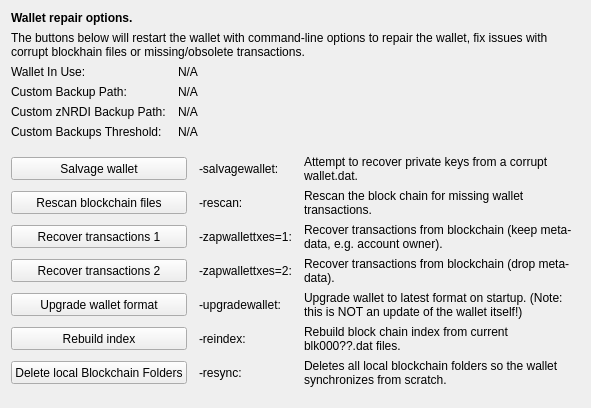
     <widget class="QWidget" name="tab_repair">
      <attribute name="title">
       <string>&amp;Wallet Repair</string>
      </attribute>
      <layout class="QGridLayout" name="gridLayout_4" columnstretch="0,0,0,0">
       <property name="horizontalSpacing">
        <number>12</number>
       </property>
       <item row="0" column="0" colspan="4">
        <widget class="QLabel" name="label_repair_header">
         <property name="font">
          <font>
           <weight>75</weight>
           <bold>true</bold>
          </font>
         </property>
         <property name="text">
          <string>Wallet repair options.</string>
         </property>
        </widget>
       </item>
       <item row="1" column="0" colspan="4">
        <widget class="QLabel" name="label_repair_helptext">
         <property name="font">
          <font>
           <weight>50</weight>
           <bold>false</bold>
          </font>
         </property>
         <property name="text">
          <string>The buttons below will restart the wallet with command-line options to repair the wallet, fix issues with corrupt blockhain files or missing/obsolete transactions.</string>
         </property>
         <property name="wordWrap">
          <bool>true</bool>
         </property>
        </widget>
       </item>
       <item row="2" column="0">
        <widget class="QLabel" name="wallet_path_label">
         <property name="text">
          <string>Wallet In Use:</string>
         </property>
        </widget>
       </item>
       <item row="2" column="1" colspan="3">
        <widget class="QLabel" name="wallet_path">
         <property name="cursor">
          <cursorShape>IBeamCursor</cursorShape>
         </property>
         <property name="text">
          <string>N/A</string>
         </property>
         <property name="textFormat">
          <enum>Qt::PlainText</enum>
         </property>
         <property name="textInteractionFlags">
          <set>Qt::LinksAccessibleByMouse|Qt::TextSelectableByKeyboard|Qt::TextSelectableByMouse</set>
         </property>
        </widget>
       </item>
       <item row="3" column="0">
        <widget class="QLabel" name="wallet_custombackuppath_label">
         <property name="text">
          <string>Custom Backup Path:</string>
         </property>
         <property name="visible">
          <bool>false</bool>
         </property>
        </widget>
       </item>
       <item row="3" column="1" colspan="3">
        <widget class="QLabel" name="wallet_custombackuppath">
         <property name="cursor">
          <cursorShape>IBeamCursor</cursorShape>
         </property>
         <property name="text">
          <string>N/A</string>
         </property>
         <property name="textFormat">
          <enum>Qt::PlainText</enum>
         </property>
         <property name="textInteractionFlags">
          <set>Qt::LinksAccessibleByMouse|Qt::TextSelectableByKeyboard|Qt::TextSelectableByMouse</set>
         </property>
         <property name="visible">
          <bool>false</bool>
         </property>
        </widget>
       </item>
       <item row="4" column="0">
        <widget class="QLabel" name="wallet_customznrdibackuppath_label">
         <property name="text">
          <string>Custom zNRDI Backup Path:</string>
         </property>
         <property name="visible">
          <bool>false</bool>
         </property>
        </widget>
       </item>
       <item row="4" column="1" colspan="3">
        <widget class="QLabel" name="wallet_customznrdibackuppath">
         <property name="cursor">
          <cursorShape>IBeamCursor</cursorShape>
         </property>
         <property name="text">
          <string>N/A</string>
         </property>
         <property name="textFormat">
          <enum>Qt::PlainText</enum>
         </property>
         <property name="textInteractionFlags">
          <set>Qt::LinksAccessibleByMouse|Qt::TextSelectableByKeyboard|Qt::TextSelectableByMouse</set>
         </property>
         <property name="visible">
          <bool>false</bool>
         </property>
        </widget>
       </item>
       <item row="5" column="0">
        <widget class="QLabel" name="wallet_custombackupthreshold_label">
         <property name="text">
          <string>Custom Backups Threshold:</string>
         </property>
         <property name="visible">
          <bool>false</bool>
         </property>
        </widget>
       </item>
       <item row="5" column="1" colspan="3">
        <widget class="QLabel" name="wallet_custombackupthreshold">
         <property name="cursor">
          <cursorShape>IBeamCursor</cursorShape>
         </property>
         <property name="text">
          <string>N/A</string>
         </property>
         <property name="textFormat">
          <enum>Qt::PlainText</enum>
         </property>
         <property name="textInteractionFlags">
          <set>Qt::LinksAccessibleByMouse|Qt::TextSelectableByKeyboard|Qt::TextSelectableByMouse</set>
         </property>
         <property name="visible">
          <bool>false</bool>
         </property>
        </widget>
       </item>
       <item row="6" column="0">
        <spacer name="verticalSpacer_repair1">
         <property name="orientation">
          <enum>Qt::Vertical</enum>
         </property>
         <property name="sizeHint" stdset="0">
          <size>
           <width>10</width>
           <height>10</height>
          </size>
         </property>
        </spacer>
       </item>
       <item row="7" column="0" colspan="2">
        <widget class="QPushButton" name="btn_salvagewallet">
         <property name="minimumSize">
          <size>
           <width>100</width>
           <height>23</height>
          </size>
         </property>
         <property name="text">
          <string>Salvage wallet</string>
         </property>
        </widget>
       </item>
       <item row="7" column="2">
        <widget class="QLabel" name="label_repair_salvage_command">
         <property name="text">
          <string notr="true">-salvagewallet:</string>
         </property>
        </widget>
       </item>
       <item row="7" column="3">
        <widget class="QLabel" name="label_repair_salvage">
         <property name="text">
          <string>Attempt to recover private keys from a corrupt wallet.dat.</string>
         </property>
         <property name="wordWrap">
          <bool>true</bool>
         </property>
        </widget>
       </item>
       <item row="8" column="0" colspan="2">
        <widget class="QPushButton" name="btn_rescan">
         <property name="minimumSize">
          <size>
           <width>100</width>
           <height>23</height>
          </size>
         </property>
         <property name="text">
          <string>Rescan blockchain files</string>
         </property>
        </widget>
       </item>
       <item row="8" column="2">
        <widget class="QLabel" name="label_repair_rescan_command">
         <property name="text">
          <string notr="true">-rescan:</string>
         </property>
        </widget>
       </item>
       <item row="8" column="3">
        <widget class="QLabel" name="label_repair_rescan">
         <property name="text">
          <string>Rescan the block chain for missing wallet transactions.</string>
         </property>
         <property name="wordWrap">
          <bool>true</bool>
         </property>
        </widget>
       </item>
       <item row="9" column="0" colspan="2">
        <widget class="QPushButton" name="btn_zapwallettxes1">
         <property name="minimumSize">
          <size>
           <width>100</width>
           <height>23</height>
          </size>
         </property>
         <property name="text">
          <string>Recover transactions 1</string>
         </property>
        </widget>
       </item>
       <item row="9" column="2">
        <widget class="QLabel" name="label_repair_zap1_command">
         <property name="text">
          <string notr="true">-zapwallettxes=1:</string>
         </property>
        </widget>
       </item>
       <item row="9" column="3">
        <widget class="QLabel" name="label_repair_zap1">
         <property name="text">
          <string>Recover transactions from blockchain (keep meta-data, e.g. account owner).</string>
         </property>
         <property name="wordWrap">
          <bool>true</bool>
         </property>
        </widget>
       </item>
       <item row="10" column="0" colspan="2">
        <widget class="QPushButton" name="btn_zapwallettxes2">
         <property name="minimumSize">
          <size>
           <width>100</width>
           <height>23</height>
          </size>
         </property>
         <property name="text">
          <string>Recover transactions 2</string>
         </property>
        </widget>
       </item>
       <item row="10" column="2">
        <widget class="QLabel" name="label_repair_zap2_command">
         <property name="text">
          <string notr="true">-zapwallettxes=2:</string>
         </property>
        </widget>
       </item>
       <item row="10" column="3">
        <widget class="QLabel" name="label_repair_zap2">
         <property name="text">
          <string>Recover transactions from blockchain (drop meta-data).</string>
         </property>
         <property name="wordWrap">
          <bool>true</bool>
         </property>
        </widget>
       </item>
       <item row="11" column="0" colspan="2">
        <widget class="QPushButton" name="btn_upgradewallet">
         <property name="minimumSize">
          <size>
           <width>100</width>
           <height>23</height>
          </size>
         </property>
         <property name="text">
          <string>Upgrade wallet format</string>
         </property>
        </widget>
       </item>
       <item row="11" column="2">
        <widget class="QLabel" name="label_repair_upgrade_command">
         <property name="text">
          <string notr="true">-upgradewallet:</string>
         </property>
        </widget>
       </item>
       <item row="11" column="3">
        <widget class="QLabel" name="label_repair_upgrade">
         <property name="text">
          <string>Upgrade wallet to latest format on startup. (Note: this is NOT an update of the wallet itself!)</string>
         </property>
         <property name="wordWrap">
          <bool>true</bool>
         </property>
        </widget>
       </item>
       <item row="12" column="0" colspan="2">
        <widget class="QPushButton" name="btn_reindex">
         <property name="minimumSize">
          <size>
           <width>100</width>
           <height>23</height>
          </size>
         </property>
         <property name="text">
          <string>Rebuild index</string>
         </property>
        </widget>
       </item>
       <item row="12" column="2">
        <widget class="QLabel" name="label_repair_reindex_command">
         <property name="text">
          <string notr="true">-reindex:</string>
         </property>
        </widget>
       </item>
       <item row="12" column="3">
        <widget class="QLabel" name="label_repair_reindex">
         <property name="text">
          <string>Rebuild block chain index from current blk000??.dat files.</string>
         </property>
         <property name="wordWrap">
          <bool>true</bool>
         </property>
        </widget>
       </item>
       <item row="13" column="0" colspan="2">
        <widget class="QPushButton" name="btn_resync">
         <property name="minimumSize">
          <size>
           <width>100</width>
           <height>23</height>
          </size>
         </property>
         <property name="text">
          <string>Delete local Blockchain Folders</string>
         </property>
        </widget>
       </item>
       <item row="13" column="2">
        <widget class="QLabel" name="label_repair_resync_command">
         <property name="text">
          <string>-resync:</string>
         </property>
        </widget>
       </item>
       <item row="13" column="3">
        <widget class="QLabel" name="label_repair_resync">
         <property name="text">
          <string>Deletes all local blockchain folders so the wallet synchronizes from scratch.</string>
         </property>
         <property name="wordWrap">
          <bool>true</bool>
         </property>
        </widget>
       </item>
       <item row="14" column="0">
        <spacer name="verticalSpacer_repair2">
         <property name="orientation">
          <enum>Qt::Vertical</enum>
         </property>
         <property name="sizeHint" stdset="0">
          <size>
           <width>20</width>
           <height>10</height>
          </size>
         </property>
        </spacer>
       </item>
      </layout>
     </widget>
